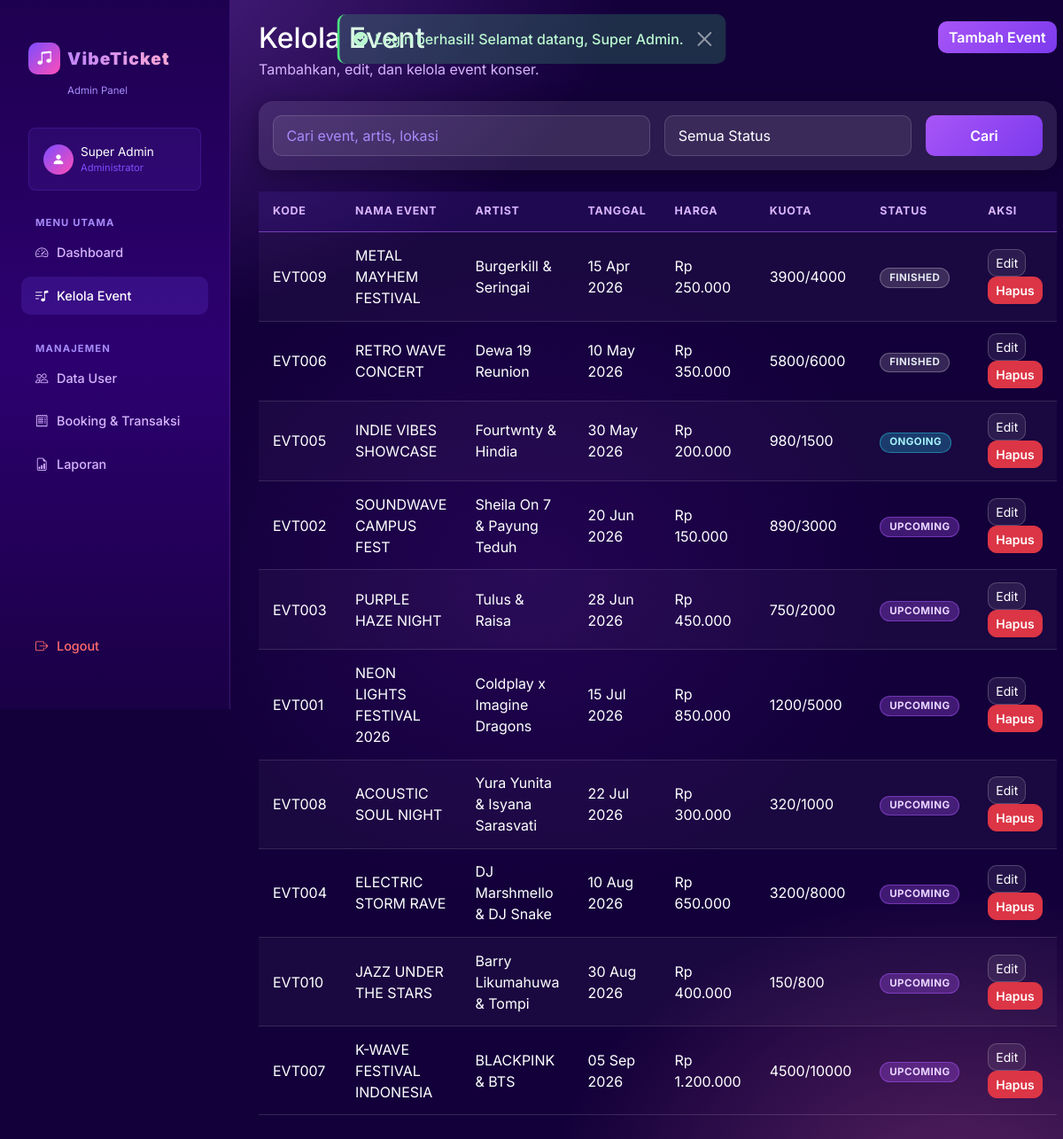
/admin/events.php (signed in), run on the app's committed database.
### tables this page shows
CREATE TABLE IF NOT EXISTS `events` (
    `id`          INT(11) NOT NULL AUTO_INCREMENT,
    `code`        VARCHAR(20) NOT NULL UNIQUE,
    `name`        VARCHAR(150) NOT NULL,
    `artist`      VARCHAR(150) NOT NULL,
    `location`    VARCHAR(200) NOT NULL,
    `event_date`  DATE NOT NULL,
    `event_time`  TIME NOT NULL,
    `price`       DECIMAL(12,2) NOT NULL DEFAULT 0,
    `quota`       INT(11) NOT NULL DEFAULT 0,
    `sold`        INT(11) NOT NULL DEFAULT 0,
    `poster`      VARCHAR(255) DEFAULT 'default_poster.jpg',
    `description` TEXT DEFAULT NULL,
    `status`      ENUM('upcoming','ongoing','finished','cancelled') NOT NULL DEFAULT 'upcoming',
    `created_at`  TIMESTAMP NOT NULL DEFAULT CURRENT_TIMESTAMP,
    PRIMARY KEY (`id`)
);

### admin/events.php (the view, shortened to what this page needs)
<?php
require_once __DIR__ . '/../includes/header.php';
$search = trim($_GET['search'] ?? '');
$page   = max(1, intval($_GET['page'] ?? 1));
$limit  = 10;
$offset = ($page - 1) * $limit;
$where = 'WHERE 1=1';
$params = [];
$types = '';
$listSql = "SELECT * FROM events $where ORDER BY event_date ASC, event_time ASC LIMIT ? OFFSET ?";
$listStmt = $conn->prepare($listSql);
if ($types) {
    $bindTypes = $types . 'ii';
    $queryParams = array_merge($params, [$limit, $offset]);
    bindParams($listStmt, $bindTypes, $queryParams);
} else {
    $listStmt->bind_param('ii', $limit, $offset);
}
$listStmt->execute();
$events = $listStmt->get_result();
?>
<div class="admin-layout">
    <?php include __DIR__ . '/../includes/admin_sidebar.php'; ?>
    <div class="admin-frame container-fluid py-4">
        <div class="d-flex flex-column flex-md-row justify-content-between align-items-start mb-4">
            <div>
                <h2 class="mb-1">Kelola Event</h2>
                <p class="text-soft mb-0">Tambahkan, edit, dan kelola event konser.</p>
            </div>
            <a href="<?= getBaseUrl() ?>/admin/add_event.php" class="btn btn-primary">Tambah Event</a>
        </div>
        <div class="card card-glass border-0 p-3 mb-4">
            <form class="row g-3" method="get" action="<?= getBaseUrl() ?>/admin/events.php">
                <div class="col-md-6">
                    <input type="search" name="search" class="form-control" placeholder="Cari event, artis, lokasi" value="<?= htmlspecialchars($search) ?>">
                </div>
                <div class="col-md-4">
                    <select name="status" class="form-select">
                        <option value="">Semua Status</option>
                    </select>
                </div>
                <div class="col-md-2 d-grid">
                    <button class="btn btn-primary">Cari</button>
                </div>
            </form>
        </div>
        <div class="table-responsive">
            <table class="table table-dark table-striped align-middle">
                <thead>
                    <tr>
                        <th>Kode</th>
                        <th>Nama Event</th>
                        <th>Artist</th>
                        <th>Tanggal</th>
                        <th>Harga</th>
                        <th>Kuota</th>
                        <th>Status</th>
                        <th>Aksi</th>
                    </tr>
                </thead>
                <tbody>
                    <?php while ($event = $events->fetch_assoc()): ?>
                        <tr>
                            <td><?= htmlspecialchars($event['code']) ?></td>
                            <td><?= htmlspecialchars($event['name']) ?></td>
                            <td><?= htmlspecialchars($event['artist']) ?></td>
                            <td><?= date('d M Y', strtotime($event['event_date'])) ?></td>
                            <td><?= formatRupiah($event['price']) ?></td>
                            <td><?= htmlspecialchars($event['sold']) ?>/<?= htmlspecialchars($event['quota']) ?></td>
                            <td><span class="badge badge-status badge-<?= htmlspecialchars($event['status']) ?> text-uppercase"><?= htmlspecialchars($event['status']) ?></span></td>
                            <td>
                                <a href="<?= getBaseUrl() ?>/admin/edit_event.php?id=<?= $event['id'] ?>" class="btn btn-sm btn-outline-light me-1">Edit</a>
                                <form method="post" action="<?= getBaseUrl() ?>/admin/delete_event.php" class="d-inline">
                                    <button type="submit" class="btn btn-sm btn-danger confirm-delete">Hapus</button>
                                </form>
                            </td>
                        </tr>
                    <?php endwhile; ?>
                </tbody>
            </table>
        </div>
    </div>
</div>
<?php include __DIR__ . '/../includes/footer.php'; ?>

### assets/css/style.css (style rules this page uses)
:root { --bg-page: #13003a; --bg-nav: #1e0050; --bg-card: rgba(255,255,255,0.10); --bg-card-hover: rgba(255,255,255,0.16); --bg-sidebar: #160040; --border: rgba(255,255,255,0.15); --border-accent: rgba(180,100,255,0.55); --primary: #a855f7; --primary-light: #c084fc; --accent: #f472b6; --accent-light: #f9a8d4; --cyan: #22d3ee; --green: #4ade80; --yellow: #facc15; --red: #f87171; --text-white: #ffffff; --text-soft: #d8b4fe; --text-muted: #a78bfa; --shadow: 0 8px 40px rgba(168,85,247,0.25); --shadow-card: 0 4px 24px rgba(0,0,0,0.30); --radius: 16px; --radius-sm: 10px; --radius-pill: 999px; }
*, *::before, *::after { box-sizing: border-box; }
html { scroll-behavior: smooth; }
body { background-color: var(--bg-page); background-image: radial-gradient(ellipse 90% 60% at 10% -5%, rgba(168,85,247,0.40) 0%, transparent 55%), radial-gradient(ellipse 70% 50% at 90% 105%, rgba(244,114,182,0.30) 0%, transparent 55%), radial-gradient(ellipse 50% 40% at 50% 50%, rgba(99,20,180,0.20) 0%, transparent 70%); background-attachment: fixed; color: var(--text-white); font-family: 'Inter', sans-serif; min-height: 100vh; }
a { color: inherit; text-decoration: none; }
.card-glass { background: var(--bg-card); border: 1px solid var(--border); border-radius: var(--radius); box-shadow: var(--shadow-card); color: var(--text-white); transition: transform 0.25s ease, box-shadow 0.25s ease, background 0.25s ease; }
.btn-primary { background: linear-gradient(135deg, #a855f7, #7c3aed) !important; border: none !important; color: #fff !important; font-weight: 600; border-radius: var(--radius-sm) !important; transition: transform 0.2s, box-shadow 0.2s, opacity 0.2s; }
.btn-outline-light { background: rgba(255,255,255,0.08) !important; border: 1px solid rgba(255,255,255,0.20) !important; color: #fff !important; border-radius: var(--radius-sm) !important; transition: all 0.2s; }
.btn-danger { border-radius: var(--radius-sm) !important; font-weight: 600; }
.form-control, .form-select { background: rgba(255,255,255,0.07) !important; color: #fff !important; border: 1px solid var(--border) !important; border-radius: var(--radius-sm) !important; padding: 0.6rem 0.9rem; transition: border-color 0.2s, box-shadow 0.2s; }
.form-control::placeholder { color: var(--text-muted) !important; }
.form-select option { background-color: #1a1d3a !important; color: #f0f2ff !important; }
.table { color: var(--text-white); border-color: var(--border); }
.table thead th { background: rgba(124,77,255,0.12); color: var(--text-soft); font-size: 0.78rem; font-weight: 700; text-transform: uppercase; letter-spacing: 0.06em; border-bottom: 1px solid var(--border-accent); padding: 0.85rem 1rem; }
.table tbody tr { border-bottom: 1px solid var(--border); transition: background 0.15s; }
.table td { padding: 0.85rem 1rem; vertical-align: middle; }
.table-dark { --bs-table-bg: transparent; --bs-table-striped-bg: rgba(255,255,255,0.03); }
.badge-status { padding: 0.4em 0.85em; border-radius: var(--radius-pill); font-size: 0.72rem; font-weight: 700; letter-spacing: 0.04em; }
.badge-upcoming { background: rgba(168,85,247,0.30); color: #e9d5ff; border: 1px solid rgba(168,85,247,0.50); }
.badge-ongoing { background: rgba(34,211,238,0.25); color: #a5f3fc; border: 1px solid rgba(34,211,238,0.45); }
.badge-finished { background: rgba(255,255,255,0.15); color: #e2e8f0; border: 1px solid rgba(255,255,255,0.25); }
.admin-layout { display: flex; min-height: 100vh; }
.admin-frame { flex: 1; margin-left: 260px; padding: 2rem; min-height: 100vh; }
.text-soft { color: var(--text-soft) !important; }

### data on the page
events: code "EVT009", name "METAL MAYHEM FESTIVAL", artist "Burgerkill & Seringai", event_date "15 Apr 2026", price "Rp 250.000", sold "3900", quota "4000", status "FINISHED"
events: code "EVT006", name "RETRO WAVE CONCERT", artist "Dewa 19 Reunion", event_date "10 May 2026", price "Rp 350.000", sold "5800", quota "6000", status "FINISHED"
events: code "EVT005", name "INDIE VIBES SHOWCASE", artist "Fourtwnty & Hindia", event_date "30 May 2026", price "Rp 200.000", sold "980", quota "1500", status "ONGOING"
events: code "EVT002", name "SOUNDWAVE CAMPUS FEST", artist "Sheila On 7 & Payung Teduh", event_date "20 Jun 2026", price "Rp 150.000", sold "890", quota "3000", status "UPCOMING"
events: code "EVT003", name "PURPLE HAZE NIGHT", artist "Tulus & Raisa", event_date "28 Jun 2026", price "Rp 450.000", sold "750", quota "2000", status "UPCOMING"
events: code "EVT001", name "NEON LIGHTS FESTIVAL 2026", artist "Coldplay x Imagine Dragons", event_date "15 Jul 2026", price "Rp 850.000", sold "1200", quota "5000", status "UPCOMING"
events: code "EVT008", name "ACOUSTIC SOUL NIGHT", artist "Yura Yunita & Isyana Sarasvati", event_date "22 Jul 2026", price "Rp 300.000", sold "320", quota "1000", status "UPCOMING"
events: code "EVT004", name "ELECTRIC STORM RAVE", artist "DJ Marshmello & DJ Snake", event_date "10 Aug 2026", price "Rp 650.000", sold "3200", quota "8000", status "UPCOMING"
events: code "EVT010", name "JAZZ UNDER THE STARS", artist "Barry Likumahuwa & Tompi", event_date "30 Aug 2026", price "Rp 400.000", sold "150", quota "800", status "UPCOMING"
events: code "EVT007", name "K-WAVE FESTIVAL INDONESIA", artist "BLACKPINK & BTS", event_date "05 Sep 2026", price "Rp 1.200.000", sold "4500", quota "10000", status "UPCOMING"

### other printed values
$message "Login berhasil! Selamat datang, Super Admin."
$_SESSION['user_name'] "Super Admin"
